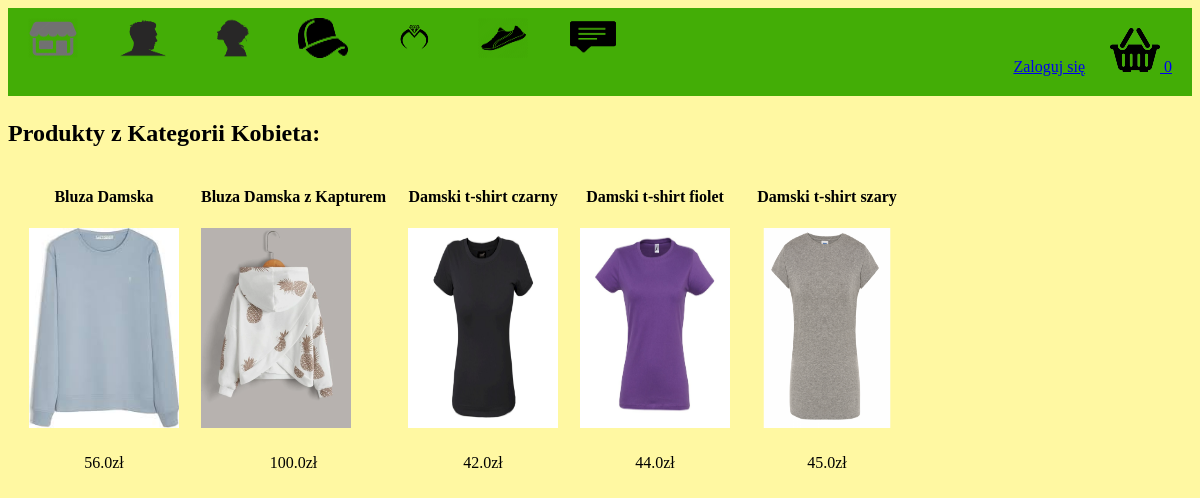
The page /displayCategory?categoryId=2 on the database its author committed.
### tables this page shows
CREATE TABLE categories
		(categoryId INTEGER PRIMARY KEY,
		name TEXT
		);

CREATE TABLE products
		(productId INTEGER PRIMARY KEY,
		name TEXT,
		price REAL,
		description TEXT,
		image TEXT,
		stock INTEGER,
		categoryId INTEGER,
		FOREIGN KEY(categoryId) REFERENCES categories(categoryId)
		);

### app.py (the view)
@app.route("/displayCategory")
def displayCategory():
        loggedIn, firstName, noOfItems = getLoginDetails()
        categoryId = request.args.get("categoryId")
        with sqlite3.connect('database.db') as conn:
            cur = conn.cursor()
            cur.execute("SELECT products.productId, products.name, products.price, products.image, categories.name FROM products, categories WHERE products.categoryId = categories.categoryId AND categories.categoryId = ?", (categoryId, ))
            data = cur.fetchall()
        conn.close()
        categoryName = data[0][4]
        data = parse(data)
        return render_template('displayCategory.html', data=data, loggedIn=loggedIn, firstName=firstName, noOfItems=noOfItems, categoryName=categoryName)

### app.py (called while the page is built)
def getLoginDetails():
    with sqlite3.connect('database.db') as conn:
        cur = conn.cursor()
        if 'email' not in session:
            loggedIn = False
            firstName = ''
            noOfItems = 0
        else:
            loggedIn = True
            cur.execute("SELECT userId, firstName FROM users WHERE email = ?", (session['email'], ))
            userId, firstName = cur.fetchone()
            cur.execute("SELECT count(productId) FROM kart WHERE userId = ?", (userId, ))
            noOfItems = cur.fetchone()[0]
    conn.close()
    return (loggedIn, firstName, noOfItems)

def parse(data):
    ans = []
    i = 0
    while i < len(data):
        curr = []
        for j in range(7):
            if i >= len(data):
                break
            curr.append(data[i])
            i += 1
        ans.append(curr)
    return ans

### templates/displayCategory.html (shortened to what this page needs)
<!DOCTYPE HTML>
<html>
<head>
<link rel="stylesheet" href={{ url_for('static', filename='css/home.css') }} />
<link rel="stylesheet" href={{ url_for('static', filename='css/topStyle.css') }} />
</head>
<body>
<div id="title">
	<a href="/">
		<img id="logo" src= {{ url_for('static', filename='images/logo.png') }} />
	</a>
	<a href="/displayCategory?categoryId=1">
		<img id="mężczyzna" src= {{ url_for('static', filename='images/mężczyzna.png') }} />
	</a>
	<a href="/displayCategory?categoryId=2">
		<img id="kobieta" src= {{ url_for('static', filename='images/kobieta.png') }} />
	</a>
	<a href="/displayCategory?categoryId=3">
		<img id="akcesoria" src= {{ url_for('static', filename='images/akcesoria.png') }} />
	</a>
	<a href="/displayCategory?categoryId=4">
		<img id="biżuteria" src= {{ url_for('static', filename='images/biżuteria.png') }} />
	</a>
	<a href="/displayCategory?categoryId=5">
		<img id="buty" src= {{ url_for('static', filename='images/buty.png') }} />
	</a>
	<a href="/show">
		<img id="koment" src= {{ url_for('static', filename='images/koment.png') }} />
	 </a>
	<div id="kart">
		<a class="link" href="/koszyk">
			<img src={{url_for('static', filename='images/koszyk_zakupowy.png')}} id="koszykIcon" />
			{{noOfItems}}
		</a>
	</div>
	{% if not loggedIn %}
	<div id="signInButton">
		<a class="link" href="/loginForm">Zaloguj się</a>
	</div>
	{% endif %}
</div>
<div>
	<h2>Produkty z Kategorii {{categoryName}}:</h2>
	{% for itemData in data %}
	<table>
		<tr id="productName">
			{% for row in itemData %}
			<td>
				{{row[1]}}
			</td>
			{% endfor %}
		</tr>
		<tr id="productImage">
			{% for row in itemData %}
			<td>
				<a href="/productDescription?productId={{row[0]}}">
					<img src={{ url_for('static', filename='uploads/' + row[3]) }} id="itemImage" />
				</a>
			</td>
			{% endfor %}
		</tr>
		<tr id="productPrice">
			{% for row in itemData %}
			<td>
				{{row[2]}}zł
			</td>
			{% endfor %}
		</tr>
	</table>
	{% endfor %}
</div>
</body>
</html>

### static/css/home.css (style rules this page uses)
#itemImage { height: 200px; width: 150px; }
table { border-spacing: 20px; }
#productName { text-align: center; font-weight: bold; }
#productPrice { text-align: center; }

### static/css/topStyle.css (style rules this page uses)
body { background-color: rgba(255, 247, 137, 0.781); }
#logo { height: 40px; width: 50px; margin-left: 20px; margin-top: 10px; margin-bottom: 10px; margin-right: 20px; float: left; }
#mężczyzna { height: 40px; width: 50px; margin-left: 20px; margin-top: 10px; margin-bottom: 10px; margin-right: 20px; float: left; }
#kobieta { height: 40px; width: 50px; margin-left: 20px; margin-top: 10px; margin-bottom: 10px; margin-right: 20px; float: left; }
#akcesoria { height: 40px; width: 50px; margin-left: 20px; margin-top: 10px; margin-bottom: 10px; margin-right: 20px; float: left; }
#biżuteria { height: 40px; width: 50px; margin-left: 20px; margin-top: 10px; margin-bottom: 10px; margin-right: 20px; float: left; }
#buty { height: 40px; width: 50px; margin-left: 20px; margin-top: 10px; margin-bottom: 10px; margin-right: 20px; float: left; }
#koment { height: 40px; width: 50px; margin-left: 20px; margin-top: 10px; margin-bottom: 10px; margin-right: 20px; float: left; }
#title { background-color: rgb(67, 173, 6); display: inline-block; width: 100%; }
#kart { color: white; margin-top: 20px; margin-bottom: 20px; margin-left: 20px; margin-right: 20px; float: right; }
#signInButton { color: yellow; margin-top: 50px; margin-bottom: 20px; margin-left: 20px; margin-right: 5px; float: right; }

### rows shown on the page
categories: name "Kobieta"
products: name "Bluza Damska", image (picture), price "56.0"
products: name "Bluza Damska z Kapturem", image (picture), price "100.0"
products: name "Damski t-shirt czarny", image (picture), price "42.0"
products: name "Damski t-shirt fiolet", image (picture), price "44.0"
products: name "Damski t-shirt szary", image (picture), price "45.0"

### other values the page prints
{{ noOfItems }} "0"
